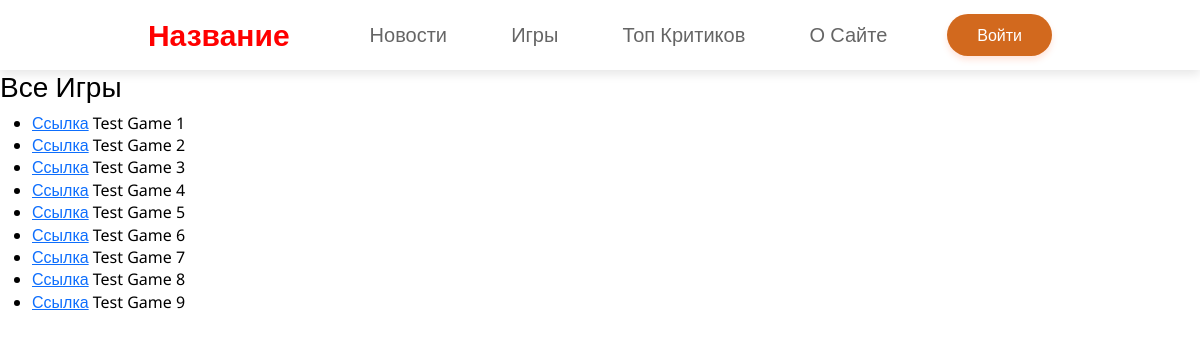
/games, run on the app's committed database.
### data/games.py (models this page shows, shortened)
class Game(SqlAlchemyBase):
    __tablename__ = 'games'
    id = sqlalchemy.Column(sqlalchemy.Integer, primary_key=True, autoincrement=True)
    title = sqlalchemy.Column(sqlalchemy.String)
    genre = sqlalchemy.Column(sqlalchemy.Integer, default=0)
    developer = sqlalchemy.Column(sqlalchemy.String)
    likes = sqlalchemy.Column(sqlalchemy.Integer, default=0)
    dislikes = sqlalchemy.Column(sqlalchemy.Integer, default=0)
    created = sqlalchemy.Column(sqlalchemy.DateTime, default=datetime.now())
    changed = sqlalchemy.Column(sqlalchemy.Boolean, default=False)
    link = sqlalchemy.Column(sqlalchemy.String, unique=True)
    approved = sqlalchemy.Column(sqlalchemy.Boolean, default=False)

### main.py (the view)
@app.route('/games')
def games_list():
    db_sess = db_session.create_session()
    games = db_sess.query(Game).all()
    return render_template('games.html', games=games)

### data/db_session.py (called while the page is built)
def create_session() -> Session:
    global __factory
    return __factory()

### templates/games.html (shortened to what this page needs)
{% extends "index.html" %}
{%block body%}
<h3>Все Игры</h3>
<ul>
{% for item in games %}
    <li>
        <a href="games/{{item.link}}">Ссылка</a>
        {{item.title}}
    </li>
{%endfor%}
</ul>
{%endblock%}

### static/css/styles.css (style rules this page uses)
body { position: relative; font-family: 'Noto Sans', sans-serif; font-size: 16px; line-height: 1.4; color: #000; min-width: 320px; overflow-x: hidden; height: auto; }

### data on the page
Game: title "Test Game 1"
Game: title "Test Game 2"
Game: title "Test Game 3"
Game: title "Test Game 4"
Game: title "Test Game 5"
Game: title "Test Game 6"
Game: title "Test Game 7"
Game: title "Test Game 8"
Game: title "Test Game 9"
